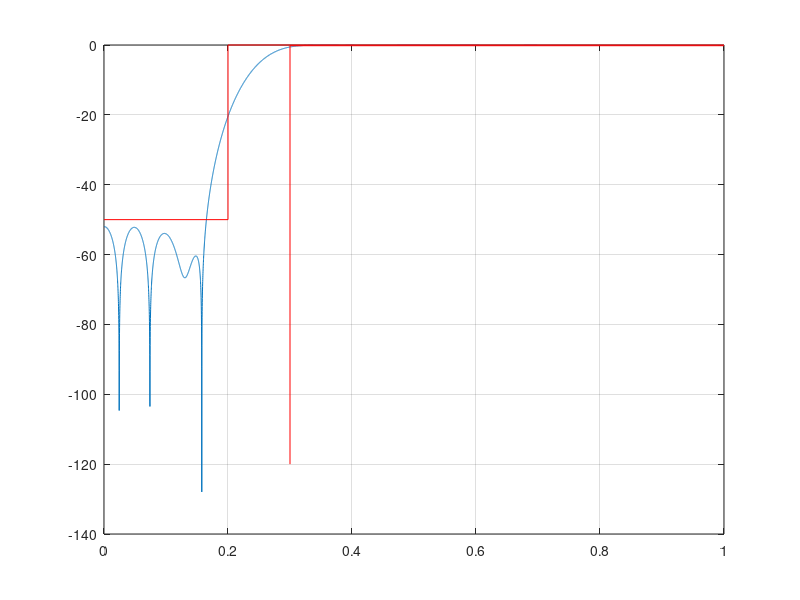

Write the MATLAB code that produced this figure. (Note: this script raises an error after producing the figure.)
close all;
clear all;
%clc;

Ap = 0.2;
As = 50;

wp = 0.3*pi;
ws = 0.2*pi;
wc = sqrt(ws*wp);

ordem_calc = ceil((3.32*pi)/abs(wp-ws)); % Deve ser um número inteiro e par
ordem = 40;
M = ordem/2;
n = -M:M;

% Janela temporal usada no projeto de filtros digitais
w_hamming = 0.54 + 0.46*cos((2*pi.*n)/(2*M + 1));

% Coeficiente da série de Fourier de filtros ideias
chp = -sin(wc.*n)./(pi*n);
chp(M+1) = 1-(wc/pi);

hamming = w_hamming.*chp;
h = hamming * 10^(-0.1/20);

[Hw,w] = freqz(h, 1, 10000);

% Encontrando os pontos onde o filtro ultrapassa o limiar da máscara
aux = find((abs(Hw) > 10^(-Ap/20)), 1);
W_p_medido = w(aux)/pi

aux = find((abs(Hw) > 10^(-As/20)), 1);
W_stop_medido = w(aux)/pi

plot(w/pi,20*log10(abs(Hw))); grid on, hold on
plot([0 ws/pi ws/pi 1], -[As As 0 0], '-r')
plot([1 wp/pi wp/pi], -[Ap Ap 120], '-r')
plot([wp/pi ws/pi], -[Ap As], 'Ok')
title(['Hamming N = ' num2str(ordem)])